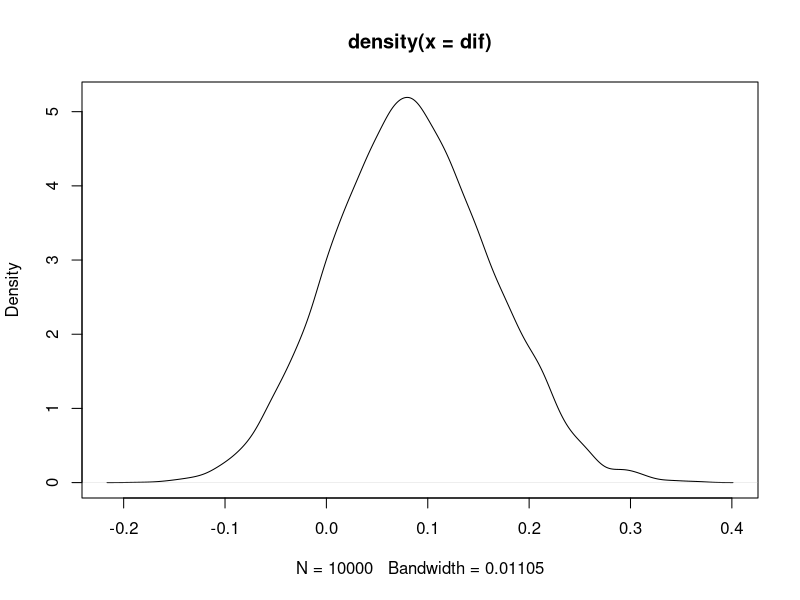

Generate this figure with R:
## ---- chunk 1
nr = 46
no = 150
pr = 16/nr # Probabilidad coches rojos accidentados
po = 40/no # Probabilidad coches otro color accidentados
intr = c(pr - qnorm(0.99,0,1)*sqrt((pr*(1-pr))/nr),pr + qnorm(0.99,0,1)*sqrt((pr*(1-pr))/nr)); intr
into = c(po - qnorm(0.99,0,1)*sqrt((po*(1-po))/no),po + qnorm(0.99,0,1)*sqrt((po*(1-po))/no)); into
## ---- chunk 2
prop.test(x=c(16,40), n=c(46,150), alternative="two.sided")
## ---- chunk 3
p1 <- rbeta(10000,17,31)
p2 <- rbeta(10000,41,111)
dif <- p1 - p2
mean(dif)
var(dif)
plot(density(dif))
quantile(dif,c(0.025,0.975))
